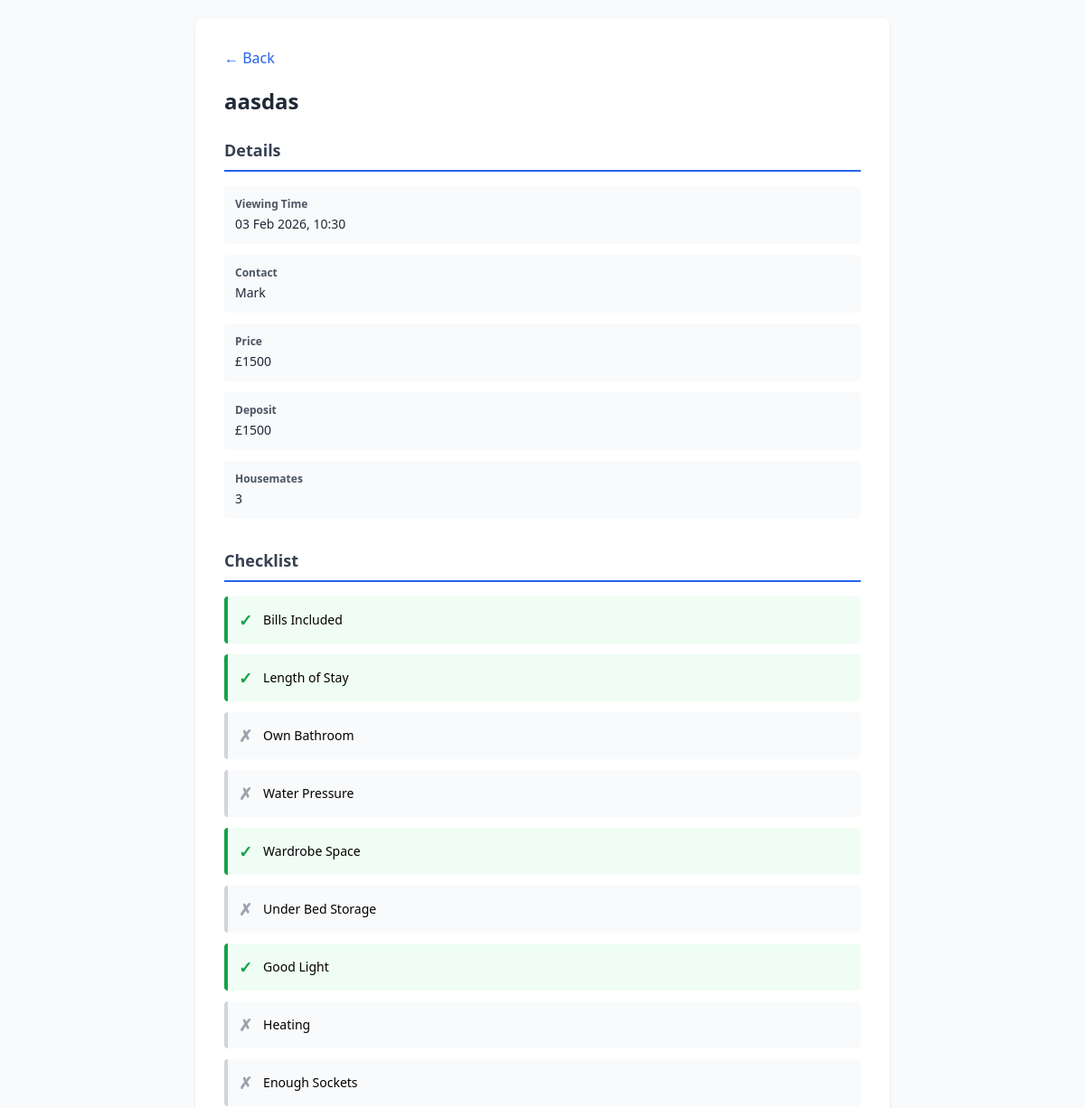
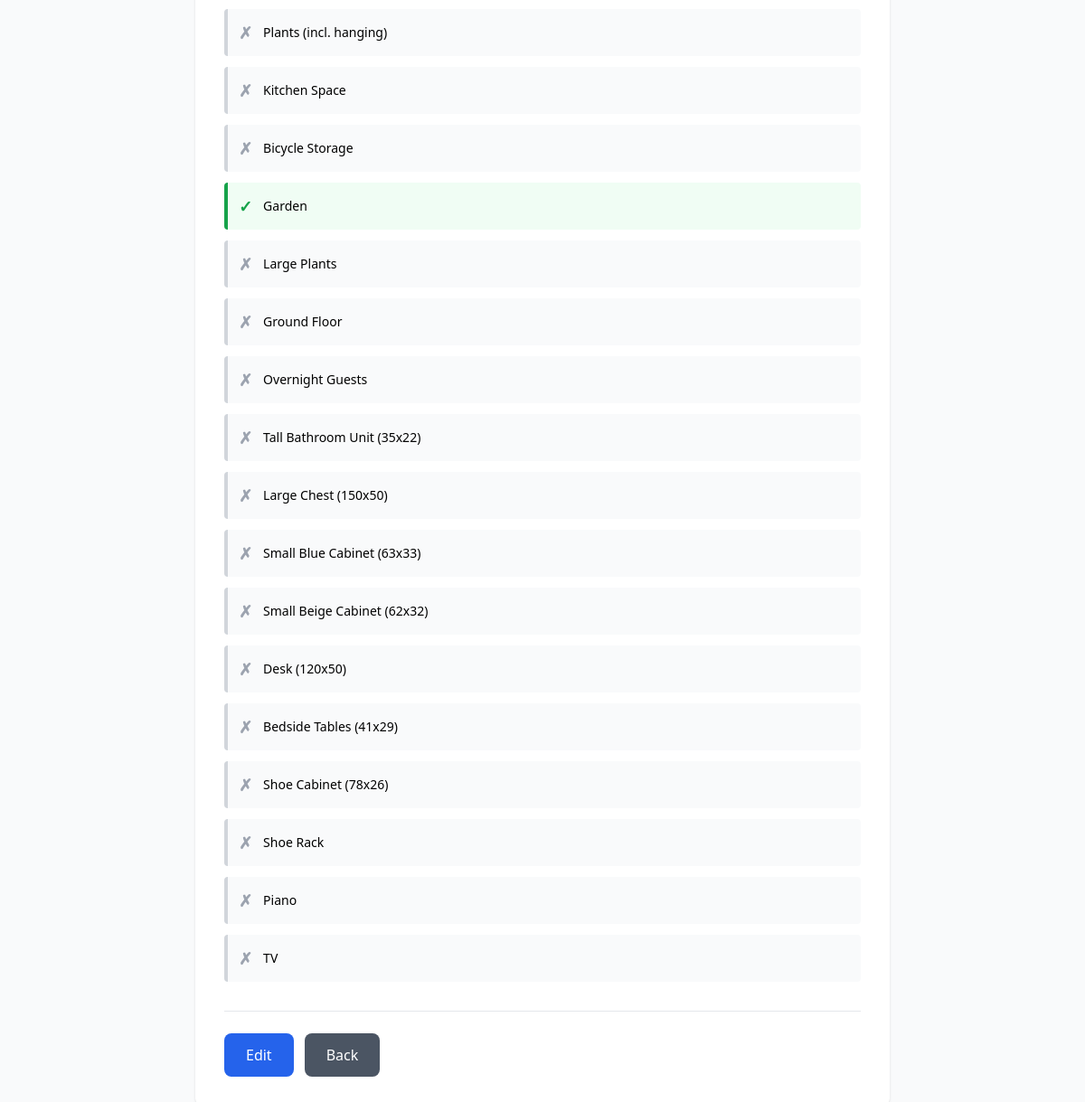
/view/13 (signed in), run on the app's committed database (2 pictures, top to bottom).
### tables this page shows
CREATE TABLE viewings (
            id INTEGER PRIMARY KEY AUTOINCREMENT,
            address TEXT NOT NULL,
            viewing_time TEXT,
            contact_name TEXT,
            checklist_data TEXT NOT NULL,
            created_at TIMESTAMP DEFAULT CURRENT_TIMESTAMP
        , user_id INTEGER, photo TEXT);

### app.py (the view)
@app.route('/view/<int:viewing_id>')
@login_required
def view_viewing(viewing_id):
    db = get_db()
    viewing = db.execute('SELECT * FROM viewings WHERE id = ? AND user_id = ?', (viewing_id, session['user_id'])).fetchone()
    db.close()
    if viewing:
        checklist_data = json.loads(viewing['checklist_data'])
        return render_template('view_checklist.html', viewing=viewing, checklist_data=checklist_data)
    return redirect(url_for('index'))

### app.py (called while the page is built)
@app.template_filter('format_datetime')
def format_datetime_filter(s):
    if not s:
        return ''
    try:
        dt = datetime.fromisoformat(s.replace('Z', '+00:00'))
        return dt.strftime('%d %b %Y, %H:%M')
    except:
        return s

def login_required(f):
    @wraps(f)
    def authenticate_user(*args, **kwargs):
        if 'user_id' not in session:
            return redirect(url_for('login'))
        return f(*args, **kwargs)
    return authenticate_user

def get_db():
    db = sqlite3.connect(app.config['DATABASE'])
    db.row_factory = sqlite3.Row
    return db

### templates/view_checklist.html (shortened to what this page needs)
<!DOCTYPE html>
<html>
<head>
    <script src="https://cdn.tailwindcss.com"></script>
</head>
<body class="bg-gray-50 p-5">
    <div class="max-w-3xl mx-auto bg-white p-8 rounded-lg shadow">
        <a href="/" class="text-blue-600 hover:underline mb-5 inline-block">← Back</a>
        <h1 class="text-2xl font-bold text-gray-800 mb-6">{{ viewing.address }}</h1>
        <div class="mb-8">
            <h2 class="text-lg font-semibold text-gray-700 mb-4 pb-2 border-b-2 border-blue-600">Details</h2>
            {% if viewing.viewing_time %}
            <div class="p-3 bg-gray-50 rounded mb-3">
                <div class="text-xs font-semibold text-gray-600">Viewing Time</div>
                <div class="text-sm text-gray-800 mt-1">{{ viewing.viewing_time|format_datetime }}</div>
            </div>
            {% endif %}
            {% if viewing.contact_name %}
            <div class="p-3 bg-gray-50 rounded mb-3">
                <div class="text-xs font-semibold text-gray-600">Contact</div>
                <div class="text-sm text-gray-800 mt-1">{{ viewing.contact_name }}</div>
            </div>
            {% endif %}
            {% if checklist_data.price %}
            <div class="p-3 bg-gray-50 rounded mb-3">
                <div class="text-xs font-semibold text-gray-600">Price</div>
                <div class="text-sm text-gray-800 mt-1">
                    {% if checklist_data.price_currency == 'USD' %}${% elif checklist_data.price_currency == 'EUR' %}€{% else %}£{% endif %}{{ checklist_data.price }}
                </div>
            </div>
            {% endif %}
            {% if checklist_data.deposit %}
            <div class="p-3 bg-gray-50 rounded mb-3">
                <div class="text-xs font-semibold text-gray-600">Deposit</div>
                <div class="text-sm text-gray-800 mt-1">
                    {% if checklist_data.deposit_currency == 'USD' %}${% elif checklist_data.deposit_currency == 'EUR' %}€{% else %}£{% endif %}{{ checklist_data.deposit }}
                </div>
            </div>
            {% endif %}
            {% if checklist_data.total_housemates %}
            <div class="p-3 bg-gray-50 rounded mb-3">
                <div class="text-xs font-semibold text-gray-600">Housemates</div>
                <div class="text-sm text-gray-800 mt-1">{{ checklist_data.total_housemates }}</div>
            </div>
            {% endif %}
        </div>
        {% if checklist_data.properties %}
        <div class="mb-8">
            <h2 class="text-lg font-semibold text-gray-700 mb-4 pb-2 border-b-2 border-blue-600">Checklist</h2>
            {% for prop in checklist_data.properties %}
            <div class="p-3 rounded mb-3 border-l-4 {% if prop.checked %}bg-green-50 border-green-600{% else %}bg-gray-50 border-gray-300{% endif %}">
                <div class="flex items-center">
                    <span class="{% if prop.checked %}text-green-600{% else %}text-gray-400{% endif %} font-bold text-lg mr-3">{% if prop.checked %}✓{% else %}✗{% endif %}</span>
                    <span class="text-sm font-medium">{{ prop.label }}</span>
                </div>
            </div>
            {% endfor %}
        </div>
        {% endif %}
        <div class="pt-6 border-t flex gap-3">
            <a href="/edit/{{ viewing.id }}" class="px-6 py-3 bg-blue-600 text-white rounded-lg hover:bg-blue-700">Edit</a>
            <a href="/" class="px-6 py-3 bg-gray-600 text-white rounded-lg hover:bg-gray-700">Back</a>
        </div>
    </div>
</body>
</html>

### data on the page
viewings: address "aasdas", viewing_time "03 Feb 2026, 10:30", contact_name "Mark"

### other printed values
{{ checklist_data.price }} "1500"
{{ checklist_data.deposit }} "1500"
{{ checklist_data.total_housemates }} "3"
{{ prop.label }} "Bills Included" "Length of Stay" "Own Bathroom" "Water Pressure" "Wardrobe Space" "Under Bed Storage" "Good Light" "Heating" "Enough Sockets" "Plants (incl. hanging)" "Kitchen Space" "Bicycle Storage" "Garden" "Large Plants" "Ground Floor" "Overnight Guests" "Tall Bathroom Unit (35x22)" "Large Chest (150x50)" "Small Blue Cabinet (63x33)" "Small Beige Cabinet (62x32)" "Desk (120x50)" "Bedside Tables (41x29)" "Shoe Cabinet (78x26)" "Shoe Rack" "Piano" "TV"
